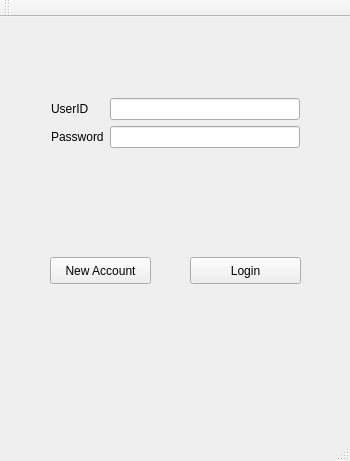
<?xml version="1.0" encoding="UTF-8"?>
<ui version="4.0">
 <class>LoginWindow</class>
 <widget class="QMainWindow" name="LoginWindow">
  <property name="geometry">
   <rect>
    <x>0</x>
    <y>0</y>
    <width>350</width>
    <height>461</height>
   </rect>
  </property>
  <property name="windowTitle">
   <string>LoginWindow</string>
  </property>
  <widget class="QWidget" name="centralWidget">
   <widget class="QPushButton" name="LoginBtn">
    <property name="geometry">
     <rect>
      <x>190</x>
      <y>240</y>
      <width>111</width>
      <height>27</height>
     </rect>
    </property>
    <property name="styleSheet">
     <string notr="true"/>
    </property>
    <property name="text">
     <string>Login</string>
    </property>
   </widget>
   <widget class="QWidget" name="formLayoutWidget">
    <property name="geometry">
     <rect>
      <x>40</x>
      <y>70</y>
      <width>271</width>
      <height>141</height>
     </rect>
    </property>
    <layout class="QFormLayout" name="formLayout">
     <property name="fieldGrowthPolicy">
      <enum>QFormLayout::AllNonFixedFieldsGrow</enum>
     </property>
     <item row="0" column="0">
      <widget class="QLabel" name="label">
       <property name="text">
        <string>UserID</string>
       </property>
      </widget>
     </item>
     <item row="0" column="1">
      <widget class="QLineEdit" name="IDEdit"/>
     </item>
     <item row="1" column="0">
      <widget class="QLabel" name="label_2">
       <property name="text">
        <string>Password</string>
       </property>
      </widget>
     </item>
     <item row="1" column="1">
      <widget class="QLineEdit" name="pwdEdit">
       <property name="styleSheet">
        <string notr="true"/>
       </property>
      </widget>
     </item>
    </layout>
   </widget>
   <widget class="QPushButton" name="LoginBtn_2">
    <property name="geometry">
     <rect>
      <x>50</x>
      <y>240</y>
      <width>101</width>
      <height>27</height>
     </rect>
    </property>
    <property name="styleSheet">
     <string notr="true"/>
    </property>
    <property name="text">
     <string>New Account</string>
    </property>
   </widget>
   <widget class="QLabel" name="status_Label">
    <property name="geometry">
     <rect>
      <x>20</x>
      <y>290</y>
      <width>300</width>
      <height>20</height>
     </rect>
    </property>
    <property name="minimumSize">
     <size>
      <width>300</width>
      <height>3</height>
     </size>
    </property>
    <property name="maximumSize">
     <size>
      <width>300</width>
      <height>16777215</height>
     </size>
    </property>
    <property name="text">
     <string/>
    </property>
   </widget>
  </widget>
  <widget class="QMenuBar" name="menuBar">
   <property name="geometry">
    <rect>
     <x>0</x>
     <y>0</y>
     <width>350</width>
     <height>25</height>
    </rect>
   </property>
  </widget>
  <widget class="QToolBar" name="mainToolBar">
   <attribute name="toolBarArea">
    <enum>TopToolBarArea</enum>
   </attribute>
   <attribute name="toolBarBreak">
    <bool>false</bool>
   </attribute>
  </widget>
  <widget class="QStatusBar" name="statusBar"/>
 </widget>
 <layoutdefault spacing="6" margin="11"/>
 <resources/>
 <connections/>
</ui>
